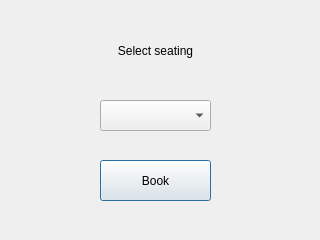
<?xml version="1.0" encoding="UTF-8"?>
<ui version="4.0">
 <class>SeatSelection</class>
 <widget class="QDialog" name="SeatSelection">
  <property name="geometry">
   <rect>
    <x>0</x>
    <y>0</y>
    <width>320</width>
    <height>240</height>
   </rect>
  </property>
  <property name="windowTitle">
   <string>Dialog</string>
  </property>
  <widget class="QComboBox" name="sselection">
   <property name="geometry">
    <rect>
     <x>100</x>
     <y>100</y>
     <width>111</width>
     <height>31</height>
    </rect>
   </property>
  </widget>
  <widget class="QPushButton" name="book">
   <property name="geometry">
    <rect>
     <x>100</x>
     <y>160</y>
     <width>111</width>
     <height>41</height>
    </rect>
   </property>
   <property name="text">
    <string>Book</string>
   </property>
  </widget>
  <widget class="QLabel" name="label">
   <property name="geometry">
    <rect>
     <x>100</x>
     <y>20</y>
     <width>111</width>
     <height>61</height>
    </rect>
   </property>
   <property name="text">
    <string>Select seating</string>
   </property>
   <property name="alignment">
    <set>Qt::AlignCenter</set>
   </property>
  </widget>
 </widget>
 <resources/>
 <connections/>
</ui>
